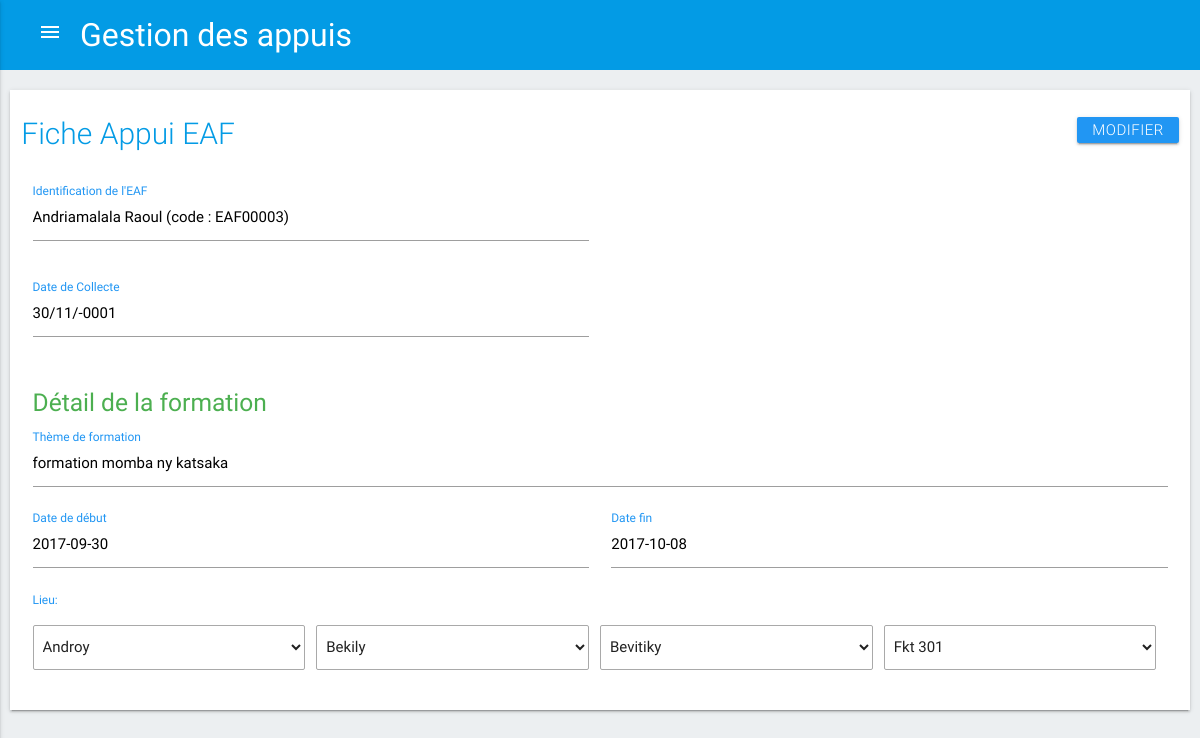
Screenshot of /c_appui/fiche_appui_eaf/5 with the database file from the repository.
### tables this page shows
CREATE TABLE `menages` (
  `ID_MENAGE` int(11) NOT NULL,
  `ID_FOKONTANY` int(11) NOT NULL,
  `CODE_MENAGE` varchar(20) DEFAULT NULL,
  `NOM_MENAGE` varchar(50) DEFAULT NULL,
  `SURNOM` varchar(25) DEFAULT NULL,
  `SEXE` char(1) DEFAULT NULL,
  `TYPE` smallint(6) DEFAULT NULL,
  `IMF` tinyint(1) DEFAULT NULL
);

CREATE TABLE `appui_menage` (
  `ID_APPUI_MENAGE` int(11) NOT NULL,
  `ID_MENAGE` int(11) NOT NULL,
  `ID_PARENT` int(11) DEFAULT NULL,
  `ID_FORMATION` int(11) DEFAULT NULL,
  `OBJET_NATURE` varchar(255) DEFAULT NULL,
  `QTE` decimal(7,2) DEFAULT NULL,
  `UNITE` varchar(10) DEFAULT NULL,
  `DATE_COLLECTE` date DEFAULT NULL,
  `DATE_SAISIE` date DEFAULT NULL
);

CREATE TABLE `detail_formation` (
  `ID_FORMATION` int(11) NOT NULL,
  `ID_FOKONTANY` int(11) DEFAULT NULL,
  `THEME` varchar(255) DEFAULT NULL,
  `DATE_DEBUT` date DEFAULT NULL,
  `DATE_FIN` date DEFAULT NULL
);

### application/views/templates.php (called while the page is built, shortened)
<?php
	$this->load->view("templates/header");
	$this->load->view($contents);

### application/controllers/C_appui.php (called while the page is built, shortened)
<?php
	class C_appui extends CI_Controller {
        public function fiche_appui_eaf($id=''){
            $this->load->model('M_op');
            $this->load->model('M_appui');
            $this->load->model('M_zone_intervention');
            $data['titre'] = 'Gestion des appuis';
            $data['contents'] = 'fiche_appui_eaf';
            $data['appui_eaf'] = $this->M_appui->getAppuiEafById($id);
            $data['eaf'] = $this->M_op->getMenageById($data['appui_eaf']->ID_MENAGE);
            $data['formation'] = $this->M_appui->getFormationById($data['appui_eaf']->ID_FORMATION);
            if(isset($data['formation']->ID_FOKONTANY)) {
                $data['zone_intervention'] = $this->M_zone_intervention->getZoneInterventionByIdFkt($data['formation']->ID_FOKONTANY);
            }
            $this->load->view('templates',$data);
        }
	}

### index.php (called while the page is built, shortened)
<?php
require_once BASEPATH.'core/CodeIgniter.php';

### application/models/M_appui.php (called while the page is built, shortened)
<?php
	class M_appui extends CI_Model {
        public function getAppuiEafById($id){
            $query = $this->db->get_where('appui_menage', array('id_appui_menage' => $id));
            return $query->row();
        }
        public function getFormationById($id){
            $query = $this->db->get_where('detail_formation', array('id_formation' =>$id));
            return $query->row();
        }
	}

### application/models/M_op.php (called while the page is built, shortened)
<?php
	class M_op extends CI_Model {
        public function getOp($op,$column){
            $table = $op;
            $this->db->select($column);
            $this->db->from($table);
            $this->db->join('zone_intervention', 'zone_intervention.id_fokontany = '.$table.'.id_fokontany','left');
            $this->db->join('menages', 'menages.id_menage = '.$table.'.id_representant','left');
            $query = $this->db->get();
            return $query->result();
        }
        public function getMenageById($id){
            $query = $this->db->query("SELECT * FROM menages WHERE ID_MENAGE=".$id);
            return $query->row() ;
        }
	}

### application/models/M_zone_intervention.php (called while the page is built, shortened)
<?php
	class M_zone_intervention extends CI_Model {
        public function getZoneInterventionByIdFkt($idFkt){
            $query = $this->db->get_where('zone_intervention', array('id_fokontany' =>$idFkt));
            return $query->row();
        }
	}

### application/views/fiche_appui_eaf.php (the view, shortened to what this page needs)
<main xmlns="http://www.w3.org/1999/html">
    <div class="container1">
        <div class="row z-depth-1" style="padding-bottom: 20px">
            <div class="col s12">
                <h2 class="header" style="margin-bottom: 30px;">Fiche Appui EAF <a href="#!" class="waves-effect blue waves-light btn right">Modifier</a></h2>
                <div class="row">
                    <div class="input-field inline col s6">
                        <input readonly value="<?php echo $eaf->NOM_MENAGE.' (code : '.$eaf->CODE_MENAGE.')' ?>" id="code_nom" type="text" class="black-text">
                        <label for="code_nom" class="blue-text">Identification de l'EAF</label>
                    </div>
                </div>
                <div class="row">
                    <div class="input-field col s6">
                        <input readonly value="<?php echo date('d/m/Y',strtotime($appui_eaf->DATE_COLLECTE)) ?>" id="date_collecte" type="text" class="black-text">
                        <label for="date_collecte" class="blue-text">Date de Collecte</label>
                    </div>
                </div>
                <?php if($appui_eaf->ID_FORMATION!='' && $appui_eaf->ID_FORMATION!=null) { ?>
                <div id="detail_formation" class="row" >
                    <h5 class="green-text col s12">Détail de la formation</h5>
                    <div class="input-field col s12">
                        <input readonly value="<?php echo $formation->THEME?>" id="theme_formation" type="text" class="black-text">
                        <label for="theme_formation" class="blue-text">Thème de formation</label>
                    </div>
                    <div class="input-field col s6">
                        <label for="date_debut" class="blue-text">Date de début</label>
                        <input readonly value="<?php echo $formation->DATE_DEBUT?>" id="date_debut" type="text" class="black-text">
                    </div>
                    <div class="input-field col s6">
                        <label for="date_fin" class="blue-text">Date fin</label>
                        <input readonly value="<?php echo $formation->DATE_FIN?>" id="date_fin" type="text" class="black-text">
                    </div>
                    <label class="blue-text" style="padding-left: 0.75rem">Lieu:</label>
                    <div class="input-field col s12" style="margin: 0">
                        <div class="input-field inline col s3" style="padding-left: 0">
                            <select class="browser-default" name="id_region" style="border: 1px solid darkgrey;">
                                <option value="" disabled selected><?php echo $zone_intervention->NOM_REGION ?></option>
                            </select>
                        </div>
                        <div class="input-field inline col s3" style="padding-left: 0">
                            <select class="browser-default" name="id_district" style="border: 1px solid darkgrey;">
                                <option value="" disabled selected><?php echo $zone_intervention->NOM_DISTRICT ?></option>
                            </select>
                        </div>
                        <div class="input-field inline col s3" style="padding-left: 0">
                            <select class="browser-default" name="id_commune" style="border: 1px solid darkgrey;">
                                <option value="" disabled selected><?php echo $zone_intervention->NOM_COMMUNE ?></option>
                            </select>
                        </div>
                        <div class="input-field inline  col s3" style="padding-left: 0">
                            <select class="browser-default" name="id_fokontany" style="border: 1px solid darkgrey;">
                                <option value="" disabled selected><?php echo $zone_intervention->NOM_FOKONTANY ?></option>
                            </select>
                        </div>
                    </div>
                </div>
                <?php } if($appui_eaf->OBJET_NATURE!='' && $appui_eaf->OBJET_NATURE!=null) {?>
                <div class="row">
                    <h5 class="green-text col s12">Détails Objet/nature offert</h5>
                    <div class="input-field col s8">
                        <label class="blue-text" for="libelle">Libellé</label>
                        <input readonly value="<?php echo $appui_eaf->OBJET_NATURE?>" id="libelle" type="text" class="black-text">
                    </div>
                    <div class="input-field col s2">
                        <label class="blue-text" for="qte" >Quantité</label>
                        <input readonly id="qte" value="<?php echo $appui_eaf->QTE?>" type="text" class="black-text" >
                    </div>
                    <div class="input-field col s2">
                        <label class="blue-text" for="unite">Unité</label>
                        <input readonly id="unite" value="<?php echo $appui_eaf->UNITE?>" type="text" class="black-text" >
                    </div>
                </div>
                <?php } ?>
            </div>
        </div>
    </div>
</main>

### assets/css/style.css (style rules this page uses)
body { background-color: #eceff1; }
.container1 { padding: 20px 10px 5px 10px ; }
header, main, footer { padding-left: 0px; }
.header { color: #039be5; font-weight: 300; font-size: 2.0rem; }
.row { background-color: #ffffff; }
h2.header a.btn { height: 26px; line-height: 26px; padding: 0 1rem; }
.input-field label { color: #4caf50; }

### rows the page displays
menages: NOM_MENAGE+CODE_MENAGE "Andriamalala Raoul (code : EAF00003)"
appui_menage: DATE_COLLECTE "30/11/-0001"
detail_formation: THEME "formation momba ny katsaka", DATE_DEBUT "2017-09-30", DATE_FIN "2017-10-08"

### other values shown
$titre "Gestion des appuis"
form field id_region "Androy"
form field id_district "Bekily"
form field id_commune "Bevitiky"
form field id_fokontany "Fkt 301"
